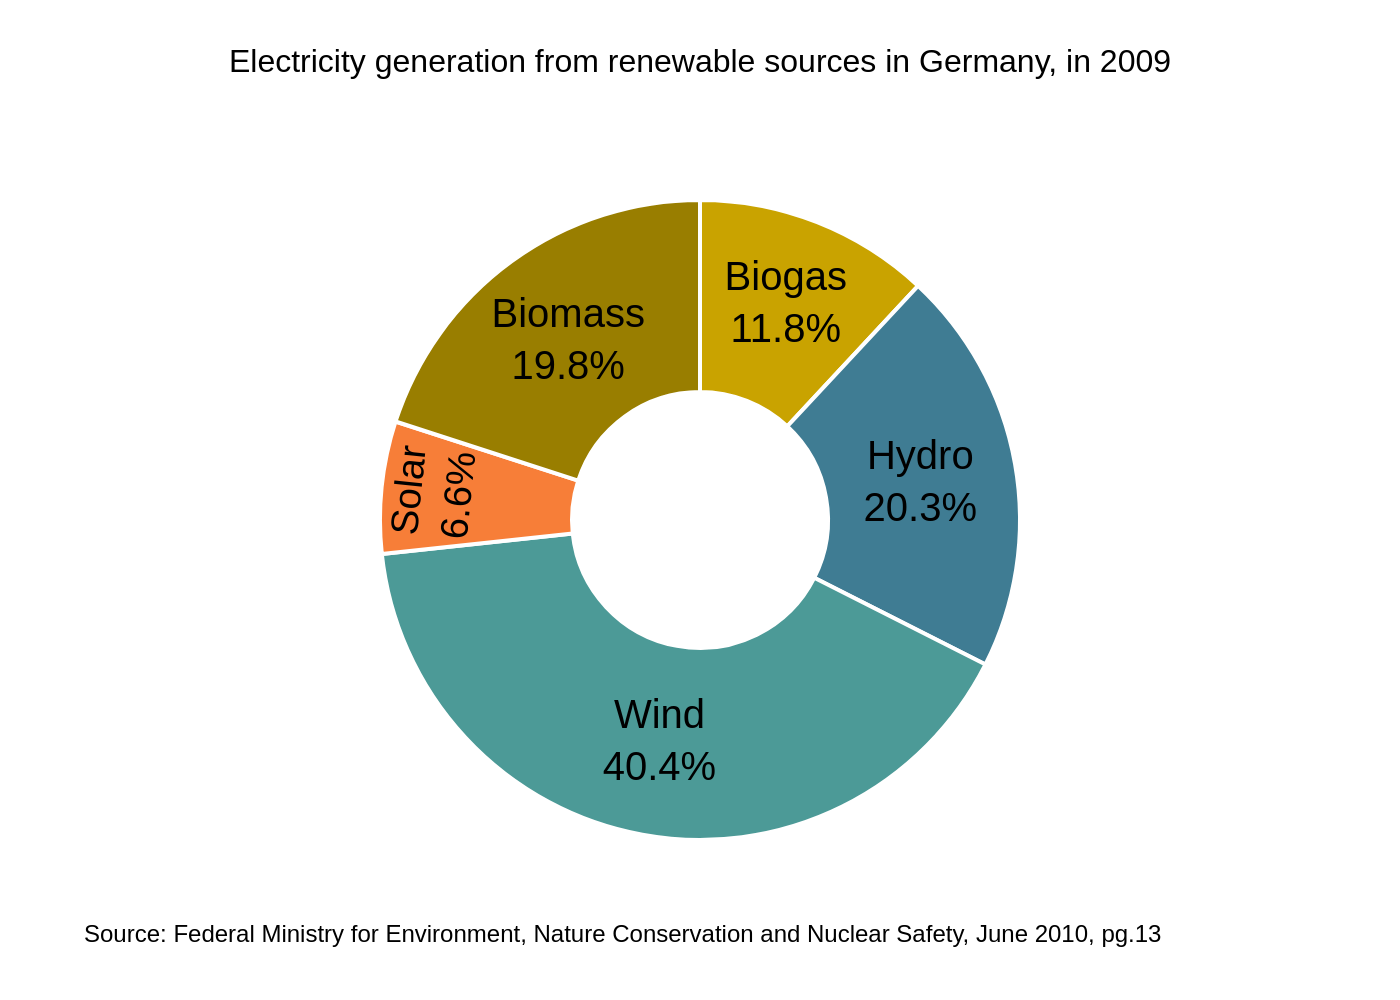

Write the Python code that produced this figure.
import sys
import json
import os
import plotly.graph_objects as go

# Check for required command-line argument
if len(sys.argv) != 2:
    print("Usage: python generate_chart.py <path_to_json_file>")
    sys.exit(1)

# Get JSON file path from command-line argument
json_path = sys.argv[1]

# Ensure the JSON file exists
if not os.path.exists(json_path):
    print(f"Error: JSON file not found at '{json_path}'")
    sys.exit(1)

# Derive output filename from the JSON filename
base_filename = os.path.splitext(os.path.basename(json_path))[0]
output_filename = f"{base_filename}.png"

# Load data from the JSON file
try:
    with open(json_path, 'r', encoding='utf-8') as f:
        config = json.load(f)
except json.JSONDecodeError:
    print(f"Error: Invalid JSON format in '{json_path}'")
    sys.exit(1)

# Extract data and settings from the loaded JSON
chart_data = config.get('chart_data', [])
texts = config.get('texts', {})
colors = config.get('colors', [])

# Prepare data for Plotly
labels = [f"{item['category']}<br>{item['value']}%" for item in chart_data]
values = [item['value'] for item in chart_data]

# Create the donut chart
fig = go.Figure()

fig.add_trace(go.Pie(
    labels=labels,
    values=values,
    hole=0.4,
    marker=dict(
        colors=colors,
        line=dict(color='#FFFFFF', width=2)
    ),
    textinfo='label',
    textposition='inside',
    insidetextfont=dict(family='Arial', size=20, color='black'),
    hoverinfo='none',
    sort=False,
    direction='clockwise'
))

# Combine title and subtitle
title_text = texts.get('title', '')
if texts.get('subtitle'):
    title_text += f"<br><sub>{texts['subtitle']}</sub>"

# Combine source and note for the annotation
source_text = texts.get('source', '')
if texts.get('note'):
    source_text += f"<br>{texts.get('note')}"

# Update layout for a clean and accurate appearance
fig.update_layout(
    title=dict(
        text=title_text,
        y=0.95,
        x=0.5,
        xanchor='center',
        yanchor='top',
        font=dict(family="Arial", size=16)
    ),
    showlegend=False,
    font=dict(family="Arial", size=14, color="black"),
    margin=dict(l=40, r=40, t=100, b=80),
    paper_bgcolor='white',
    plot_bgcolor='white',
    annotations=[
        dict(
            showarrow=False,
            text=source_text,
            xref="paper",
            yref="paper",
            x=0,
            y=-0.12,
            xanchor='left',
            yanchor='top',
            align='left',
            font=dict(family="Arial", size=12)
        )
    ] if source_text else []
)

# Save the figure as a high-resolution PNG image
fig.write_image(output_filename, scale=2)

print(f"Chart saved to {output_filename}")
